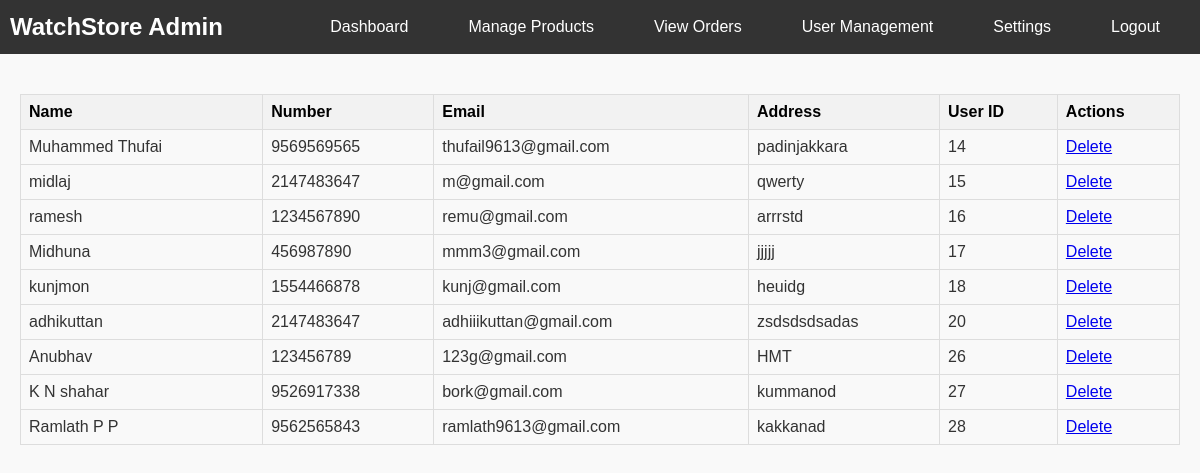
Screenshot of /manageprodct.php with the database file from the repository.
### tables this page shows
CREATE TABLE `users` (
  `Name` varchar(15) NOT NULL,
  `Number` varchar(25) NOT NULL,
  `Email` varchar(40) NOT NULL,
  `Address` varchar(40) NOT NULL,
  `Password` varchar(15) NOT NULL,
  `UserID` int(10) NOT NULL,
  `status` varchar(10) DEFAULT 'active'
);

### manageprodct.php (the view, shortened to what this page needs)
<!DOCTYPE html>
<html lang="en">
<head>
    <link rel="stylesheet" href="adminhome.css">
    <link rel="stylesheet" href="users.css">
</head>
<body>
    <nav class="navbar">
        <div class="logo">
            <h1>WatchStore Admin</h1>
        </div>
        <ul class="nav-links">
            <li><a href="adminhome.html">Dashboard</a></li>
            <li><a href="products.html">Manage Products</a></li>
            <li><a href="orders.html">View Orders</a></li>
            <li><a href="users.php">User Management</a></li>
            <li><a href="settings.html">Settings</a></li>
            <li><a href="home.html">Logout</a></li>
        </ul>
    </nav>
<div class="main">
    <?php
        $con = mysqli_connect("localhost", "root", "", "watch_store");
        $sql = "SELECT * FROM `users`";
        $data = mysqli_query($con, $sql);
        if ($data) {
            if (mysqli_num_rows($data) > 0) {
                echo "<table border='1'>";
                echo "<tr>
                    <th>Name</th>
                    <th>Number</th>
                    <th>Email</th>
                    <th>Address</th>
                    <th>User ID</th>
                    <th>Actions</th>
                </tr>";
                while ($value = mysqli_fetch_assoc($data)) {
                    echo "<tr>";
                    echo "<td>" . $value['Name'] . "</td>";
                    echo "<td>" . $value['Number'] . "</td>";
                    echo "<td>" . $value['Email'] . "</td>";
                    echo "<td>" . $value['Address'] . "</td>";
                    echo "<td>" . $value['UserID'] . "</td>";
                    echo "<td><a href='delete.php?id=" . $value['UserID'] . "'>Delete</a></td>";
                    echo "</tr>";
                }
                echo "</table>";
            } else {
                echo "No users found.";
            }
        } else {
            echo "Error: " . mysqli_error($con);
        }
    ?>
    </div>
</body>
</html>

### adminhome.css (style rules this page uses)
* { padding: 0; box-sizing: border-box; }
body { font-family: 'Roboto', sans-serif; background-color: #f4f4f4; color: #333; }
.navbar { background-color: #333; padding: 10px 20px; display: flex; justify-content: space-between; align-items: center; }
.navbar .logo h1 { color: #fff; margin: 0; font-size: 24px; }
.navbar .nav-links { list-style: none; padding: 0; margin: 0; display: flex; align-items: center; }
.navbar .nav-links li { margin: 0 10px; }
.navbar .nav-links a { color: #fff; text-decoration: none; font-size: 16px; padding: 8px 15px; border-radius: 5px; display: inline-block; }

### users.css (style rules this page uses)
body { font-family: Arial, sans-serif; margin: 0; padding: 0; background-color: #f9f9f9; }
.navbar { background-color: #333; color: white; padding: 10px; }
.navbar .logo h1 { margin: 0; font-size: 1.5em; }
.navbar .nav-links { list-style-type: none; margin: 0; padding: 0; display: flex; justify-content: center; }
.navbar .nav-links li { margin: 0 15px; }
.navbar .nav-links a { color: white; text-decoration: none; font-size: 1em; }
.main { padding: 20px; max-width: 1200px; margin: auto; }
table { width: 100%; border-collapse: collapse; margin-top: 20px; }
table, th, td { border: 1px solid #ddd; }
th, td { padding: 10px; text-align: left; }
th { background-color: #f4f4f4; }
h1 { margin: 0; }
table { border-collapse: collapse; width: 100%; margin-top: 20px; }
table th, table td { border: 1px solid #ddd; padding: 8px; text-align: left; }
table th { background-color: #f2f2f2; color: black; font-weight: bold; }
table tr:nth-child(even) { background-color: #f9f9f9; }

### rows the page displays
users: Name "Muhammed Thufai", Number "9569569565", Email "thufail9613@gmail.com", Address "padinjakkara", UserID "14"
users: Name "midlaj", Number "2147483647", Email "m@gmail.com", Address "qwerty", UserID "15"
users: Name "ramesh", Number "1234567890", Email "remu@gmail.com", Address "arrrstd", UserID "16"
users: Name "Midhuna", Number "456987890", Email "mmm3@gmail.com", Address "jjjjj", UserID "17"
users: Name "kunjmon", Number "1554466878", Email "kunj@gmail.com", Address "heuidg", UserID "18"
users: Name "adhikuttan", Number "2147483647", Email "adhiiikuttan@gmail.com", Address "zsdsdsdsadas", UserID "20"
users: Name "Anubhav", Number "123456789", Email "123g@gmail.com", Address "HMT", UserID "26"
users: Name "K N shahar", Number "9526917338", Email "bork@gmail.com", Address "kummanod", UserID "27"
users: Name "Ramlath P P", Number "9562565843", Email "ramlath9613@gmail.com", Address "kakkanad", UserID "28"
